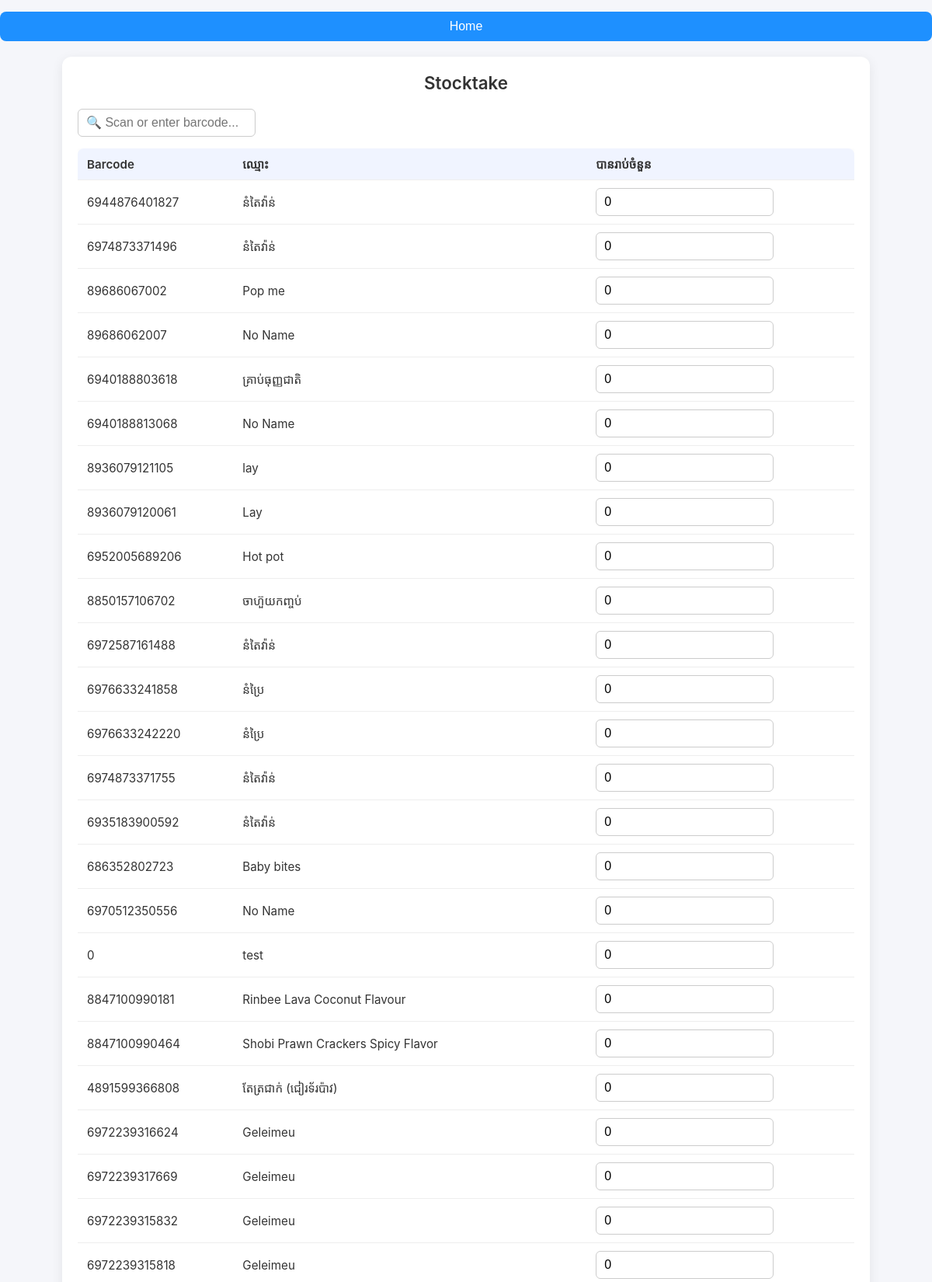
Screenshot of /stocktake (signed in, upper part) with the database file from the repository.
### tables this page shows
CREATE TABLE products (
            id INTEGER PRIMARY KEY AUTOINCREMENT,
            user_id INTEGER,
            sku TEXT,
            name TEXT NOT NULL,
            price REAL,
            cost REAL,
            qty INTEGER,
            min_qty INTEGER,
            barcode TEXT
        );

### app.py (the view)
@app.route("/stocktake")
@login_required
def stocktake_page():
    products = query_db(
        "SELECT * FROM products WHERE user_id=?",
        (session["user_id"],)
    )
    products = [dict(p) for p in products]
    for p in products:
        p["qty"] = p["qty"] or 0
        p["min_qty"] = p["min_qty"] or 0
    return render_template("stocktake.html", products=products)

### app.py (called while the page is built)
def get_db():
    db = getattr(g, "_database", None)
    if db is None:
        db = g._database = sqlite3.connect(DATABASE, timeout=10, isolation_level=None)
        db.row_factory = sqlite3.Row
    return db

@app.teardown_appcontext
def close_connection(exception):
    db = getattr(g, "_database", None)
    if db:
        db.close()

def query_db(query, args=(), one=False):
    cur = get_db().execute(query, args)
    rows = cur.fetchall()
    cur.close()
    return (rows[0] if rows else None) if one else rows

def login_required(f):
    @wraps(f)
    def wrapper(*args, **kwargs):
        if "user_id" not in session:
            flash("⚠️ Please log in first")
            return redirect(url_for("login"))
        return f(*args, **kwargs)
    return wrapper

### templates/stocktake.html (shortened to what this page needs)
<!DOCTYPE html>
<html lang="en">
<head>
<div class="action-row">
  <button onclick="window.location.href='products'" class="btn btn-home">Home</button>
</div>
</head>
<body>
<div class="stocktake-container">
  <h1 class="page-title">Stocktake</h1>
  <div class="action-row search-row">
    <input type="text" id="barcodeSearch" placeholder="🔍 Scan or enter barcode..." aria-label="Barcode search">
  </div>
<div class="table-wrapper">
  <table id="stockTable" class="modern-table">
    <thead>
      <tr>
        <th>Barcode</th>
        <th>ឈ្មោះ</th>
        <th>បានរាប់ចំនួន</th>
      </tr>
    </thead>
    <tbody>
      {% set sorted_products = products|sort(attribute='qty') %}
      {% for p in sorted_products %}
      <tr data-product='{{ p|tojson }}' data-barcode="{{ p.barcode }}">
        <td>{{ p.barcode }}</td>
        <td>{{ p.name }}</td>
        <td>
          <input
            type="number"
            class="countedQty"
            value="{{ p.qty }}"
            aria-label="Counted quantity for {{ p.name }}">
        </td>
      </tr>
      {% endfor %}
    </tbody>
  </table>
</div>
</div>
</body>
</html>

### templates/stocktake.html (style rules this page uses)
input, select, textarea, button { font-size: 16px; }
h1, h2, h3 { margin: 0; font-weight: 600; }
.stocktake-container { background: #fff; width: 95%; border-radius: 12px; padding: 20px; margin: 20px auto; box-shadow: 0 4px 15px rgba(0,0,0,0.08); max-width: 1000px; animation: fadeIn 0.5s ease; }
.page-title { text-align: center; margin-bottom: 20px; font-weight: 600; font-size: 1.4rem; }
.table-wrapper { overflow-x: auto; }
.modern-table { width: 100%; border-collapse: collapse; font-size: 0.95rem; background: #fff; border-radius: 8px; overflow: hidden; box-shadow: 0 2px 10px rgba(0,0,0,0.05); }
.modern-table th, .modern-table td { padding: 10px 12px; border-bottom: 1px solid #eee; text-align: left; white-space: nowrap; }
.modern-table th { background: #f0f4ff; font-weight: 600; }
.countedQty, #barcodeSearch { font-size: 16px; padding: 8px 10px; border-radius: 6px; border: 1px solid #ccc; transition: border 0.2s, box-shadow 0.2s; box-sizing: border-box; }
.btn { flex: 1; min-width: 100px; padding: 12px 16px; border: none; border-radius: 8px; color: #fff; cursor: pointer; font-size: 16px; font-weight: 500; transition: transform 0.2s, background 0.2s; }
.action-row { display: flex; flex-wrap: wrap; gap: 10px; margin: 15px 0; }
.search-row { margin-bottom: 15px; }

### rows the page displays
products: barcode "6944876401827", name "នំតៃវ៉ាន់", qty "0"
products: barcode "6974873371496", name "នំតៃវ៉ាន់", qty "0"
products: barcode "89686067002", name "Pop me", qty "0"
products: barcode "89686062007", name "No Name", qty "0"
products: barcode "6940188803618", name "គ្រាប់ធុញ្ញជាតិ", qty "0"
products: barcode "6940188813068", name "No Name", qty "0"
products: barcode "8936079121105", name "lay", qty "0"
products: barcode "8936079120061", name "Lay", qty "0"
products: barcode "6952005689206", name "Hot pot", qty "0"
products: barcode "8850157106702", name "ចាហ៊ួយកញ្ចប់", qty "0"
products: barcode "6972587161488", name "នំតៃវ៉ាន់", qty "0"
products: barcode "6976633241858", name "នំប្រៃ", qty "0"
products: barcode "6976633242220", name "នំប្រៃ", qty "0"
products: barcode "6974873371755", name "នំតៃវ៉ាន់", qty "0"
products: barcode "6935183900592", name "នំតៃវ៉ាន់", qty "0"
products: barcode "686352802723", name "Baby bites", qty "0"
products: barcode "6970512350556", name "No Name", qty "0"
products: barcode "0", name "test", qty "0"
products: barcode "8847100990181", name "Rinbee Lava Coconut Flavour", qty "0"
products: barcode "8847100990464", name "Shobi Prawn Crackers Spicy Flavor", qty "0"
products: barcode "4891599366808", name "តែត្រជាក់ (ជៀរទ័រប៉ាវ)", qty "0"
products: barcode "6972239316624", name "Geleimeu", qty "0"
products: barcode "6972239317669", name "Geleimeu", qty "0"
products: barcode "6972239315832", name "Geleimeu", qty "0"
products: barcode "6972239315818", name "Geleimeu", qty "0"
